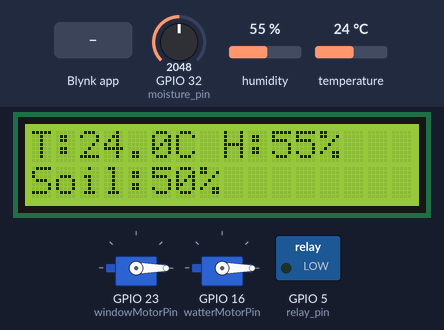
Bench run of a sketch on a simulated ESP32. Shown: 2 × servo, 16×2 character LCD, switched loads named in the sketch (green lamp = pin HIGH). The inputs (shaded band) are chosen by the test bench; at power-on: humidity 55 %, GPIO 32 (moisture_pin) = 2048, temperature 24 °C. WiFi joins after 1.5 s; servers stay silent unless stated; what the sketch prints to the serial monitor is not drawn.

Above: at 3.0 s.
3.1 s: humidity set to 69 %
At 6.2 s:
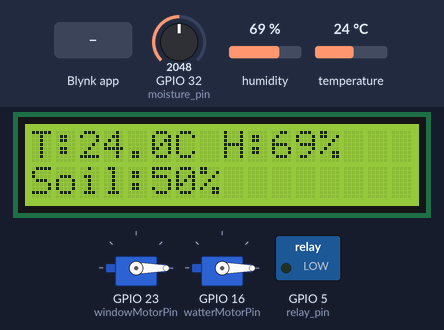
6.9 s: humidity set to 72 %
At 10.5 s:
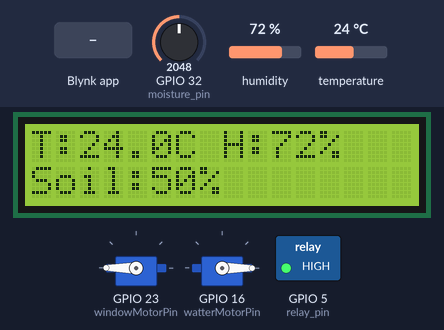
10.7 s: GPIO 32 (moisture_pin) set to 851
At 14.0 s:
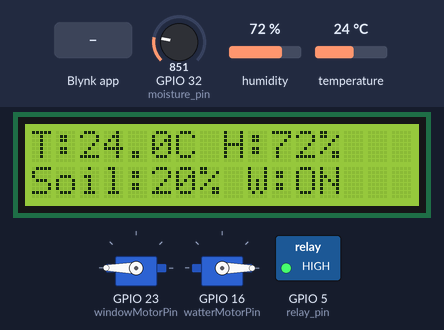
14.5 s: GPIO 32 (moisture_pin) set to 774
At 18.1 s:
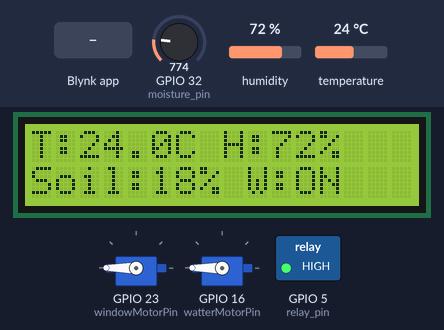
18.3 s: Blynk app writes 0 to V0
22.7 s: humidity set to 22 %
At 27.6 s:
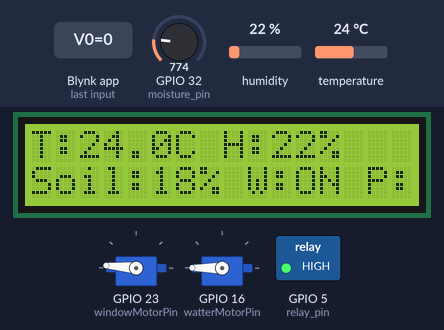
Timing chart, 0 to 29.1 s (numbered marks = the images above; inputs shaded):
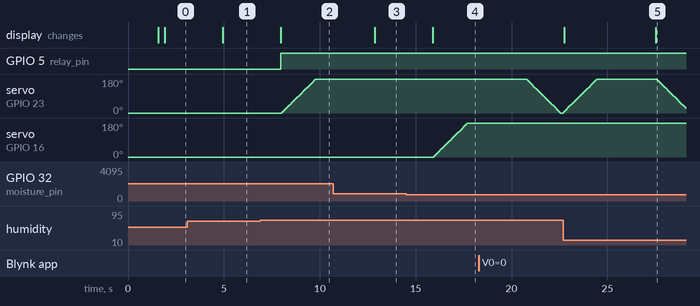

The sketch:

sketch.ino
```cpp
#define BLYNK_TEMPLATE_ID "TMPL3MARnncxv"
#define BLYNK_TEMPLATE_NAME "Greenhouse Automated System"
#define BLYNK_AUTH_TOKEN "G7OMLu7U4ZV_Wg2MIXLMm0QH_blilcRt"

#include <LiquidCrystal_I2C.h>
#include <WiFi.h>
#include <DHT.h>
#include <ESP32Servo.h>
#include <BlynkSimpleEsp32.h>

#define dht_pin 19
#define moisture_pin 32
#define relay_pin 5
#define windowMotorPin 23
#define watterMotorPin 16

// Thresholds
const float temperatureThreshold = 25.0; // Threshold for temperature (in Celsius)
const float humidityThreshold = 70.0; // Threshold for humidity (in percentage)
const float maxMoistureThreshold = 60.0; // Max Threshold for soil moisture (in percentage)
const float minMoistureThreshold = 20.0; // Min Threshold for soil moisture (in percentage)

boolean isWindowOpen = false; // Green House Window is closed initially
boolean isWaterpumpOpen = false; // Water pump is closed initially

DHT my_dht(dht_pin, DHT22);
Servo windowServo;
Servo waterServo;

LiquidCrystal_I2C LCD = LiquidCrystal_I2C(0x27, 16, 2);

char auth[] = BLYNK_AUTH_TOKEN;
char ssid[] = "Wokwi-GUEST";
char pass[] = "";

void setup() {
  Serial.begin(9600);
  pinMode(relay_pin, OUTPUT);  // Initialize relay pin
  digitalWrite(relay_pin, LOW); // Ensure relay is off initially

  windowServo.attach(windowMotorPin);
  waterServo.attach(watterMotorPin);

  // Initialize servos to closed position
  windowServo.write(0);
  waterServo.write(0);

  LCD.init();
  LCD.backlight();

  connectToWifi(ssid, pass);
  Blynk.begin(auth, ssid, pass);

  // Sync with Blynk server on connection
  Blynk.syncVirtual(V0, V4);
}

void loop() {
  Blynk.run();  // Keep Blynk connection alive

  // Read sensors
  float temperature = my_dht.readTemperature();
  float humidity = my_dht.readHumidity();
  int moistureValue = analogRead(moisture_pin);

  // Check for sensor errors
  if (isnan(temperature) || isnan(humidity)) {
    Serial.println("Failed to read from DHT sensor!");
    return;
  }

  // Normalizing the moisture value to a percentage (0 to 100)
  float moisture = map(moistureValue, 0, 4095, 0, 100);

  Serial.println("Temperature: " + String(temperature) + "°C");
  Serial.println("Humidity: " + String(humidity) + "%");
  Serial.println("Moisture: " + String(moisture) + "%");

  // Send data to Blynk
  Blynk.virtualWrite(V1, temperature);
  Blynk.virtualWrite(V2, humidity);
  Blynk.virtualWrite(V3, moisture);

  // Update LCD display
  LCD.clear();
  displayOnScreen(temperature, humidity, moisture);

  // Auto-control logic (only runs if manual override is not active)
  // You can add flags to disable auto-control when manually controlled

  // Water pump control based on soil moisture
  if (moisture < minMoistureThreshold && !isWaterpumpOpen) {
    digitalWrite(relay_pin, HIGH);
    openWaterPump();
    isWaterpumpOpen = true;
    Blynk.virtualWrite(V4, 1);  // Update app switch
    Serial.println("Auto: Water pump ON (low moisture)");
  }
  else if (moisture > maxMoistureThreshold && isWaterpumpOpen) {
    closeWaterPump();
    isWaterpumpOpen = false;
    Blynk.virtualWrite(V4, 0);  // Update app switch
    Serial.println("Auto: Water pump OFF (high moisture)");
  }

  // Window control based on temperature and humidity
  if ((humidity > humidityThreshold || temperature > temperatureThreshold) && !isWindowOpen) {
    digitalWrite(relay_pin, HIGH);
    openWindow();
    isWindowOpen = true;
    Blynk.virtualWrite(V0, 1);  // Update app switch
    Serial.println("Auto: Window OPEN (high temp/humidity)");
  }
  else if (humidity <= humidityThreshold && temperature <= temperatureThreshold && isWindowOpen) {
    closeWindow();
    isWindowOpen = false;
    Blynk.virtualWrite(V0, 0);  // Update app switch
    Serial.println("Auto: Window CLOSED (normal conditions)");
  }

  // Turn off relay if both systems are off
  if (!isWindowOpen && !isWaterpumpOpen) {
    digitalWrite(relay_pin, LOW);
  }

  delay(3000);
}

// Function to connect to WiFi
void connectToWifi(const char* ssid, const char* pass) {
  WiFi.begin(ssid, pass, 6);
  Serial.print("Connecting to WiFi");
  while (WiFi.status() != WL_CONNECTED) {
    delay(500);
    Serial.print(".");
  }
  LCD.println("WiFi Connected!");
  Serial.println();
  Serial.print("Connected with IP: ");
  Serial.println(WiFi.localIP());
}

// Function to show sensor data on LCD
void displayOnScreen(float temperature, float humidity, int moisture) {
  LCD.setCursor(0, 0);
  LCD.print("T:" + String(temperature, 1) + "C ");
  LCD.print("H:" + String(humidity, 0) + "%");
  LCD.setCursor(0, 1);
  LCD.print("Soil:" + String(moisture) + "%");
  if (isWindowOpen) LCD.print(" W:ON");
  if (isWaterpumpOpen) LCD.print(" P:ON");
}

// Function to open the Window
void openWindow() {
  for (int i = 0; i <= 180; i += 5) {
    windowServo.write(i);
    delay(50);
  }
}

// Function to close the Window
void closeWindow() {
  for (int i = 180; i >= 0; i -= 5) {
    windowServo.write(i);
    delay(50);
  }
}

// Function to open the Water Pump
void openWaterPump() {
  for (int i = 0; i <= 180; i += 5) {
    waterServo.write(i);
    delay(50);
  }
}

// Function to close the Water Pump
void closeWaterPump() {
  for (int i = 180; i >= 0; i -= 5) {
    waterServo.write(i);
    delay(50);
  }
}

// Manual control from Blynk app - Window
BLYNK_WRITE(V0) {
  int value = param.asInt();
  if (value == 1 && !isWindowOpen) {
    openWindow();
    isWindowOpen = true;
    digitalWrite(relay_pin, HIGH);
    Serial.println("Manual: Window OPENED");
  }
  else if (value == 0 && isWindowOpen) {
    closeWindow();
    isWindowOpen = false;
    // Only turn off relay if water pump is also off
    if (!isWaterpumpOpen) {
      digitalWrite(relay_pin, LOW);
    }
    Serial.println("Manual: Window CLOSED");
  }
}

// Manual control from Blynk app - Water Pump
BLYNK_WRITE(V4) {
  int value = param.asInt();
  if (value == 1 && !isWaterpumpOpen) {
    openWaterPump();
    isWaterpumpOpen = true;
    digitalWrite(relay_pin, HIGH);
    Serial.println("Manual: Water Pump STARTED");
  }
  else if (value == 0 && isWaterpumpOpen) {
    closeWaterPump();
    isWaterpumpOpen = false;
    // Only turn off relay if window is also closed
    if (!isWindowOpen) {
      digitalWrite(relay_pin, LOW);
    }
    Serial.println("Manual: Water Pump STOPPED");
  }
}
```

Measured:
- the behaviour switches between 70 and 71 % on humidity (found by bisection; images 1 and 2)
- the behaviour switches between 819 and 818 on GPIO 32 (moisture_pin) (found by bisection; images 3 and 4)
- after the input at 3.1 s, the display: changes after 1.8 s (image 1)
- after the input at 6.9 s, GPIO 5 (relay_pin): LOW → HIGH after 1.1 s; servo on GPIO 23 (windowMotorPin): moves from 0° to 180° over 1.8 s, starting after 1.1 s; the display: changes after 1.1 s (image 2)
- after the input at 10.7 s, the display: changes after 2.2 s (image 3)
- after the input at 14.5 s, servo on GPIO 16 (watterMotorPin): moves from 0° to 180° over 1.8 s, starting after 1.4 s; the display: changes after 1.4 s (image 4)
